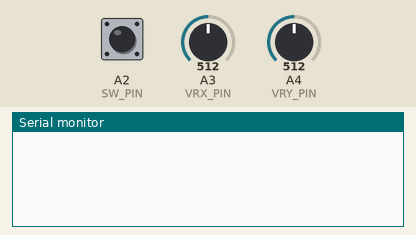
A sketch run on a simulated Arduino Uno, built with avr-gcc and run on an emulated ATmega328P. On the bench: the last lines printed to the serial monitor. Inputs (shaded band) come from the test bench; at power-on: A3 (VRX_PIN) = 512, A4 (VRY_PIN) = 512, A2 (SW_PIN) HIGH.

Above: at 1.2 s.
1.3 s: A3 (VRX_PIN) set to 710
At 2.0 s:
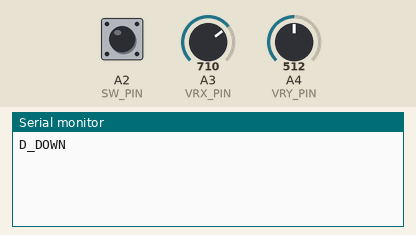
2.8 s: A4 (VRY_PIN) set to 710
At 4.0 s:
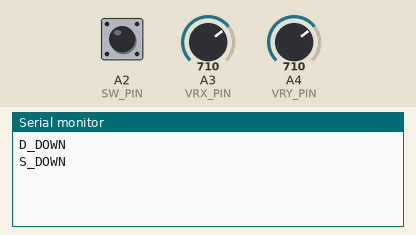
4.3 s: A2 (SW_PIN) pulled LOW for 0.15 s
At 5.6 s:
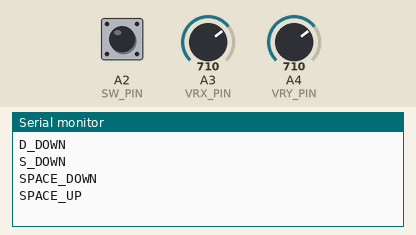
5.9 s: A3 (VRX_PIN) set to 690
At 6.5 s:
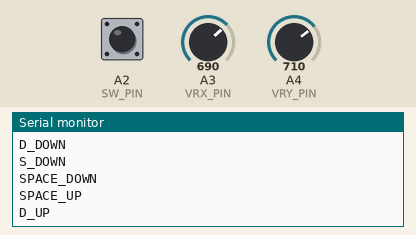
7.4 s: A4 (VRY_PIN) set to 690
At 7.8 s:
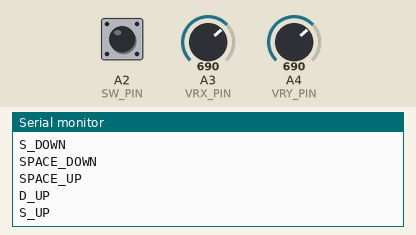
8.9 s: A3 (VRX_PIN) set to 290
At 9.9 s:
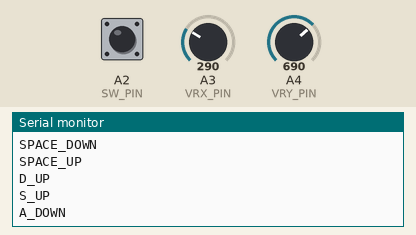

Measured:
- after the input at 1.3 s, the serial monitor: prints a new line at once (image 1)
- after the input at 2.8 s, the serial monitor: prints a new line at once (image 2)
- after the input at 4.3 s, the serial monitor: prints a new line at once (image 3)
- after the input at 5.9 s, the serial monitor: prints a new line at once (image 4)
- after the input at 7.4 s, the serial monitor: prints a new line at once (image 5)
- after the input at 8.9 s, the serial monitor: prints a new line at once (image 6)

The sketch:

ArduinoCode.ino
```cpp
const int SW_PIN = A2;
const int VRX_PIN = A3;
const int VRY_PIN = A4;

const int THRESHOLD_LOW = 300;
const int THRESHOLD_HIGH = 700;

bool lastW = false, lastS = false, lastA = false, lastD = false, lastSpace = false;

void setup() {
  Serial.begin(115200);
  pinMode(SW_PIN, INPUT_PULLUP);
}

void loop() {
  int xVal = analogRead(VRX_PIN);
  int yVal = analogRead(VRY_PIN);
  bool spacePressed = (digitalRead(SW_PIN) == LOW);

  bool currentW = (yVal < THRESHOLD_LOW);
  bool currentS = (yVal > THRESHOLD_HIGH);
  bool currentA = (xVal < THRESHOLD_LOW);
  bool currentD = (xVal > THRESHOLD_HIGH);

  if (currentW != lastW) {
    Serial.println(currentW ? "W_DOWN" : "W_UP");
    lastW = currentW;
  }
  if (currentS != lastS) {
    Serial.println(currentS ? "S_DOWN" : "S_UP");
    lastS = currentS;
  }
  if (currentA != lastA) {
    Serial.println(currentA ? "A_DOWN" : "A_UP");
    lastA = currentA;
  }
  if (currentD != lastD) {
    Serial.println(currentD ? "D_DOWN" : "D_UP");
    lastD = currentD;
  }
  if (spacePressed != lastSpace) {
    Serial.println(spacePressed ? "SPACE_DOWN" : "SPACE_UP");
    lastSpace = spacePressed;
  }

  delay(10);
}
```
